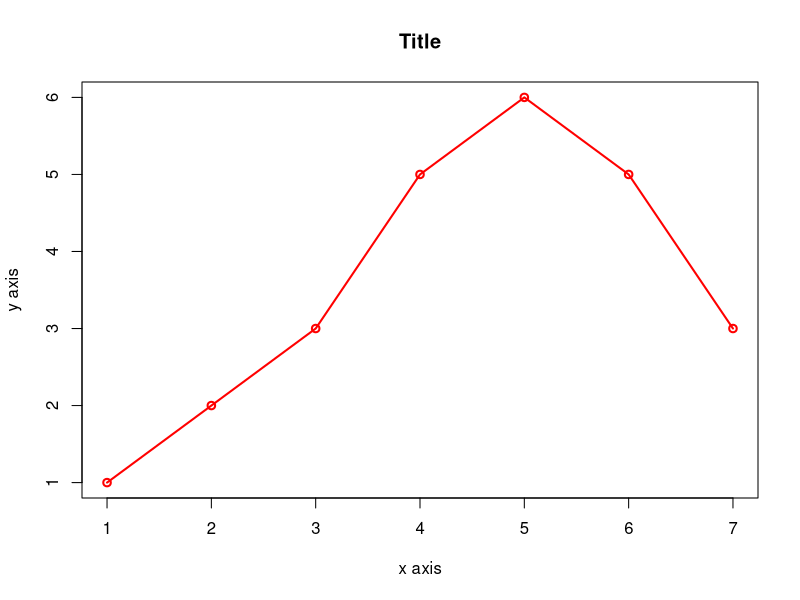
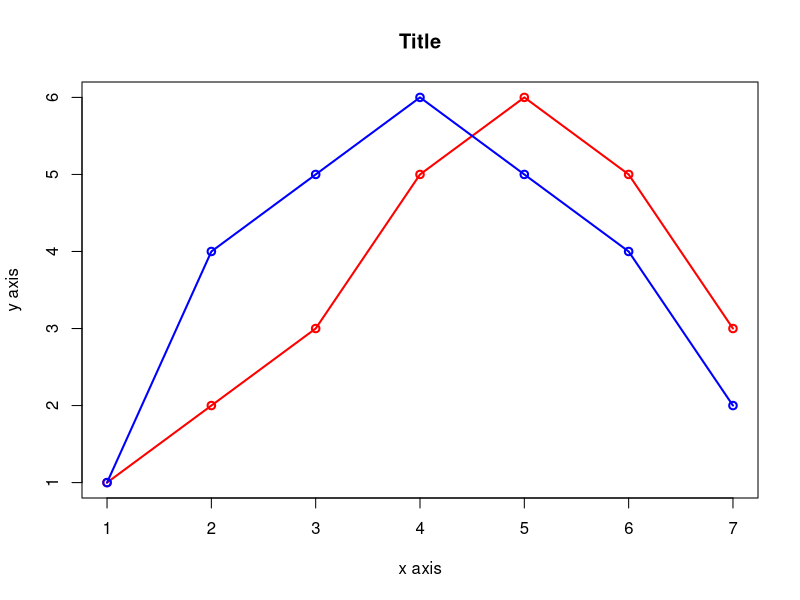

The R script that drew these images, in order:
x <- c(1, 2, 3, 5, 6, 5, 3)

plot(
  x,
  type = "o",
  main = "Title",
  xlab = "x axis",
  ylab = "y axis",
  col = "red",
  lwd = 2
)


#-------------------------------------------------------------#


#To plot multiple lines, use lines() function
x <- c(1, 2, 3, 5, 6, 5, 3)
y <- c(1, 4, 5, 6, 5, 4, 2)

plot(
  x,
  type = "o",
  main = "Title",
  xlab = "x axis",
  ylab = "y axis",
  col = "red",
  lwd = 2
)
lines(
  y,
  type = "o",
  col = "blue",
  lwd = 2
)


#-------------------------------------------------------------#

#type = "p" gives points
#type = "l" gives lines
#type = "o" gives lines + points
#main = chart title
#xlab = x-axis title
#ylab = y-axis title
#col = chart color
#lwd = line width
#lty = line format (0-6)

#-------------------------------------------------------------#